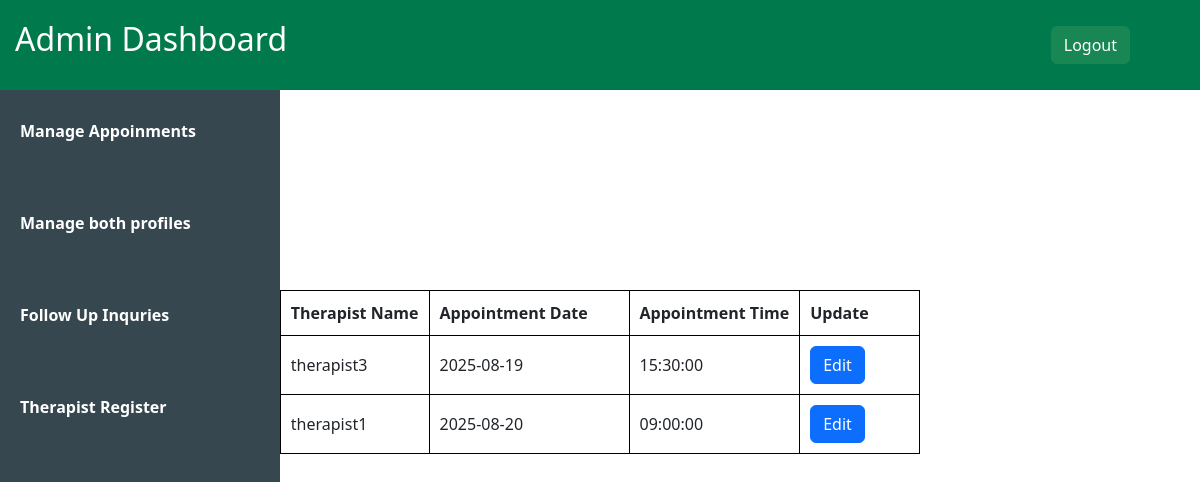
Page /appoinment.php on the committed database.
### tables this page shows
CREATE TABLE `bookings` (
  `booking_id` int(11) NOT NULL,
  `therapist_name` varchar(100) NOT NULL,
  `appointment_date` date NOT NULL,
  `appointment_time` time NOT NULL,
  `created_at` timestamp NOT NULL DEFAULT current_timestamp()
);

### appoinment.php (the view, shortened to what this page needs)
<?php
require_once('database.php');
     $sql = "SELECT * FROM bookings";
    $result=mysqli_query($conn,$sql);
?>
<!DOCTYPE html>
<html lang="en">
<head>
 <link rel="stylesheet" type="text/css" href="style.css">
<link rel="stylesheet" href="https://cdn.jsdelivr.net/npm/bootstrap@5.3.3/dist/css/bootstrap.min.css"
integrity="sha384-QWTKZyjpPEjISv5WaRU9OFeRpok6YctnYmDr5pNlyT2bRjXh0JMhjY6hW+ALEwIH">
</head>
<body>
<?php include 'Admin_header.php'; ?>
<?php include 'Admin_Sidebar.php'; ?>
<div class="content1">
<center>
<table style="border: 1px solid black; border-collapse: collapse;">
  <tr>
    <th style="border: 1px solid black; padding: 10px; min-width: 100px;">Therapist Name</th>
    <th style="border: 1px solid black; padding: 10px; min-width: 200px;">Appointment Date</th>
    <th style="border: 1px solid black; padding: 10px; min-width: 120px;">Appointment Time</th>
     <th style="border: 1px solid black; padding: 10px; min-width: 120px;">Update</th>
  </tr>
  <?php
while($info=$result->fetch_assoc()){
?>
  <tr>
    <td style="border: 1px solid black; padding: 10px;"><?php echo "{$info['therapist_name']}" ;?></td>
    <td style="border: 1px solid black; padding: 10px;"><?php echo "{$info['appointment_date']}" ;?></td>
    <td style="border: 1px solid black; padding: 10px;"><?php echo "{$info['appointment_time']}" ;?></td>
    <td style="border: 1px solid black; padding: 10px;">
    <?php echo "<a href='Update.php?booking_id={$info['booking_id']}' class='btn btn-primary'>Edit </a>" ;?>
   </td>
  </tr>
 <?php
   }
 ?>
</table>
</center>
</div>
</body>
</html>

### style.css (style rules this page uses)
* { padding: 0; margin:0; }
.content1 { margin-top: -550px; }

### rows in the picture
bookings: therapist_name "therapist3", appointment_date "2025-08-19", appointment_time "15:30:00"
bookings: therapist_name "therapist1", appointment_date "2025-08-20", appointment_time "09:00:00"
